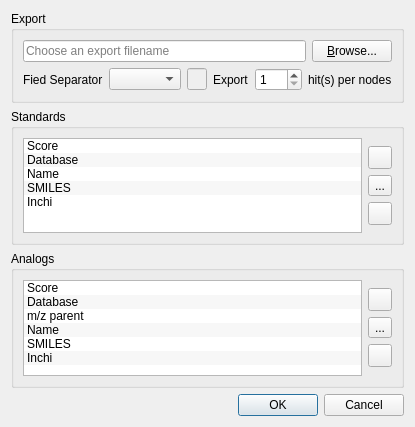
<?xml version="1.0" encoding="UTF-8"?>
<ui version="4.0">
 <class>Dialog</class>
 <widget class="QDialog" name="Dialog">
  <property name="windowModality">
   <enum>Qt::ApplicationModal</enum>
  </property>
  <property name="geometry">
   <rect>
    <x>0</x>
    <y>0</y>
    <width>383</width>
    <height>427</height>
   </rect>
  </property>
  <property name="windowTitle">
   <string>Export Databases Results</string>
  </property>
  <property name="modal">
   <bool>true</bool>
  </property>
  <layout class="QVBoxLayout" name="verticalLayout">
   <item>
    <widget class="QGroupBox" name="groupBox_3">
     <property name="title">
      <string>Export</string>
     </property>
     <layout class="QVBoxLayout" name="verticalLayout_4">
      <item>
       <layout class="QHBoxLayout" name="horizontalLayout_2">
        <item>
         <widget class="QLineEdit" name="editExportFile">
          <property name="enabled">
           <bool>true</bool>
          </property>
          <property name="minimumSize">
           <size>
            <width>200</width>
            <height>0</height>
           </size>
          </property>
          <property name="placeholderText">
           <string>Choose an export filename</string>
          </property>
         </widget>
        </item>
        <item>
         <widget class="QPushButton" name="btBrowseExportFile">
          <property name="enabled">
           <bool>true</bool>
          </property>
          <property name="sizePolicy">
           <sizepolicy hsizetype="Fixed" vsizetype="Fixed">
            <horstretch>0</horstretch>
            <verstretch>0</verstretch>
           </sizepolicy>
          </property>
          <property name="text">
           <string>&amp;Browse...</string>
          </property>
          <property name="icon">
           <iconset resource="ui.qrc">
            <normaloff>:/icons/images/folder-open.svg</normaloff>:/icons/images/folder-open.svg</iconset>
          </property>
         </widget>
        </item>
       </layout>
      </item>
      <item>
       <layout class="QHBoxLayout" name="horizontalLayout_4">
        <item>
         <widget class="QLabel" name="label">
          <property name="text">
           <string>Fied Separator</string>
          </property>
         </widget>
        </item>
        <item>
         <widget class="CsvDelimiterCombo" name="cbFieldSeparator"/>
        </item>
        <item>
         <widget class="QLineEdit" name="editFieldSeparator">
          <property name="enabled">
           <bool>false</bool>
          </property>
          <property name="maximumSize">
           <size>
            <width>20</width>
            <height>16777215</height>
           </size>
          </property>
          <property name="text">
           <string/>
          </property>
          <property name="maxLength">
           <number>1</number>
          </property>
         </widget>
        </item>
        <item>
         <spacer name="horizontalSpacer">
          <property name="orientation">
           <enum>Qt::Horizontal</enum>
          </property>
          <property name="sizeHint" stdset="0">
           <size>
            <width>40</width>
            <height>20</height>
           </size>
          </property>
         </spacer>
        </item>
        <item>
         <widget class="QLabel" name="label_2">
          <property name="text">
           <string>Export</string>
          </property>
         </widget>
        </item>
        <item>
         <widget class="QSpinBox" name="spinNumHits">
          <property name="minimum">
           <number>1</number>
          </property>
          <property name="maximum">
           <number>256</number>
          </property>
         </widget>
        </item>
        <item>
         <widget class="QLabel" name="label_3">
          <property name="text">
           <string>hit(s) per nodes</string>
          </property>
         </widget>
        </item>
       </layout>
      </item>
     </layout>
    </widget>
   </item>
   <item>
    <widget class="QGroupBox" name="groupBox">
     <property name="title">
      <string>Standards</string>
     </property>
     <layout class="QHBoxLayout" name="horizontalLayout">
      <item>
       <widget class="QListWidget" name="lstStandards">
        <property name="alternatingRowColors">
         <bool>true</bool>
        </property>
        <item>
         <property name="text">
          <string>Score</string>
         </property>
         <property name="checkState">
          <enum>Unchecked</enum>
         </property>
        </item>
        <item>
         <property name="text">
          <string>Database</string>
         </property>
         <property name="checkState">
          <enum>Unchecked</enum>
         </property>
        </item>
        <item>
         <property name="text">
          <string>Name</string>
         </property>
         <property name="checkState">
          <enum>Unchecked</enum>
         </property>
        </item>
        <item>
         <property name="text">
          <string>SMILES</string>
         </property>
         <property name="checkState">
          <enum>Unchecked</enum>
         </property>
        </item>
        <item>
         <property name="text">
          <string>Inchi</string>
         </property>
         <property name="checkState">
          <enum>Unchecked</enum>
         </property>
        </item>
       </widget>
      </item>
      <item>
       <layout class="QVBoxLayout" name="verticalLayout_5">
        <item>
         <spacer name="verticalSpacer_3">
          <property name="orientation">
           <enum>Qt::Vertical</enum>
          </property>
          <property name="sizeHint" stdset="0">
           <size>
            <width>20</width>
            <height>40</height>
           </size>
          </property>
         </spacer>
        </item>
        <item>
         <widget class="QToolButton" name="btSelectAllStandards">
          <property name="text">
           <string/>
          </property>
          <property name="icon">
           <iconset resource="ui.qrc">
            <normaloff>:/icons/images/select-all.svg</normaloff>:/icons/images/select-all.svg</iconset>
          </property>
         </widget>
        </item>
        <item>
         <widget class="QToolButton" name="btInvertSelectionStandards">
          <property name="text">
           <string>...</string>
          </property>
          <property name="icon">
           <iconset resource="ui.qrc">
            <normaloff>:/icons/images/select-invert.svg</normaloff>:/icons/images/select-invert.svg</iconset>
          </property>
         </widget>
        </item>
        <item>
         <widget class="QToolButton" name="btSelectNodeStandards">
          <property name="text">
           <string/>
          </property>
          <property name="icon">
           <iconset resource="ui.qrc">
            <normaloff>:/icons/images/select-none.svg</normaloff>:/icons/images/select-none.svg</iconset>
          </property>
         </widget>
        </item>
        <item>
         <spacer name="verticalSpacer">
          <property name="orientation">
           <enum>Qt::Vertical</enum>
          </property>
          <property name="sizeHint" stdset="0">
           <size>
            <width>20</width>
            <height>40</height>
           </size>
          </property>
         </spacer>
        </item>
       </layout>
      </item>
     </layout>
    </widget>
   </item>
   <item>
    <widget class="QGroupBox" name="groupBox_2">
     <property name="title">
      <string>Analogs</string>
     </property>
     <layout class="QHBoxLayout" name="horizontalLayout_3">
      <item>
       <widget class="QListWidget" name="lstAnalogs">
        <property name="alternatingRowColors">
         <bool>true</bool>
        </property>
        <item>
         <property name="text">
          <string>Score</string>
         </property>
         <property name="checkState">
          <enum>Unchecked</enum>
         </property>
        </item>
        <item>
         <property name="text">
          <string>Database</string>
         </property>
         <property name="checkState">
          <enum>Unchecked</enum>
         </property>
        </item>
        <item>
         <property name="text">
          <string>m/z parent</string>
         </property>
         <property name="checkState">
          <enum>Unchecked</enum>
         </property>
        </item>
        <item>
         <property name="text">
          <string>Name</string>
         </property>
         <property name="checkState">
          <enum>Unchecked</enum>
         </property>
        </item>
        <item>
         <property name="text">
          <string>SMILES</string>
         </property>
         <property name="checkState">
          <enum>Unchecked</enum>
         </property>
        </item>
        <item>
         <property name="text">
          <string>Inchi</string>
         </property>
         <property name="checkState">
          <enum>Unchecked</enum>
         </property>
        </item>
       </widget>
      </item>
      <item>
       <layout class="QVBoxLayout" name="verticalLayout_6">
        <item>
         <spacer name="verticalSpacer_4">
          <property name="orientation">
           <enum>Qt::Vertical</enum>
          </property>
          <property name="sizeHint" stdset="0">
           <size>
            <width>20</width>
            <height>40</height>
           </size>
          </property>
         </spacer>
        </item>
        <item>
         <widget class="QToolButton" name="btSelectAllAnalogs">
          <property name="text">
           <string/>
          </property>
          <property name="icon">
           <iconset resource="ui.qrc">
            <normaloff>:/icons/images/select-all.svg</normaloff>:/icons/images/select-all.svg</iconset>
          </property>
         </widget>
        </item>
        <item>
         <widget class="QToolButton" name="btInvertSelectionAnalogs">
          <property name="text">
           <string>...</string>
          </property>
          <property name="icon">
           <iconset resource="ui.qrc">
            <normaloff>:/icons/images/select-invert.svg</normaloff>:/icons/images/select-invert.svg</iconset>
          </property>
         </widget>
        </item>
        <item>
         <widget class="QToolButton" name="btSelectNodeAnalogs">
          <property name="text">
           <string/>
          </property>
          <property name="icon">
           <iconset resource="ui.qrc">
            <normaloff>:/icons/images/select-none.svg</normaloff>:/icons/images/select-none.svg</iconset>
          </property>
         </widget>
        </item>
        <item>
         <spacer name="verticalSpacer_2">
          <property name="orientation">
           <enum>Qt::Vertical</enum>
          </property>
          <property name="sizeHint" stdset="0">
           <size>
            <width>20</width>
            <height>40</height>
           </size>
          </property>
         </spacer>
        </item>
       </layout>
      </item>
     </layout>
    </widget>
   </item>
   <item>
    <widget class="QDialogButtonBox" name="buttonBox">
     <property name="orientation">
      <enum>Qt::Horizontal</enum>
     </property>
     <property name="standardButtons">
      <set>QDialogButtonBox::Cancel|QDialogButtonBox::Ok</set>
     </property>
    </widget>
   </item>
  </layout>
 </widget>
 <customwidgets>
  <customwidget>
   <class>CsvDelimiterCombo</class>
   <extends>QComboBox</extends>
   <header>metgem_app/ui/widgets.h</header>
  </customwidget>
 </customwidgets>
 <resources>
  <include location="ui.qrc"/>
 </resources>
 <connections>
  <connection>
   <sender>buttonBox</sender>
   <signal>accepted()</signal>
   <receiver>Dialog</receiver>
   <slot>accept()</slot>
   <hints>
    <hint type="sourcelabel">
     <x>248</x>
     <y>254</y>
    </hint>
    <hint type="destinationlabel">
     <x>157</x>
     <y>274</y>
    </hint>
   </hints>
  </connection>
  <connection>
   <sender>buttonBox</sender>
   <signal>rejected()</signal>
   <receiver>Dialog</receiver>
   <slot>reject()</slot>
   <hints>
    <hint type="sourcelabel">
     <x>316</x>
     <y>260</y>
    </hint>
    <hint type="destinationlabel">
     <x>286</x>
     <y>274</y>
    </hint>
   </hints>
  </connection>
 </connections>
</ui>
